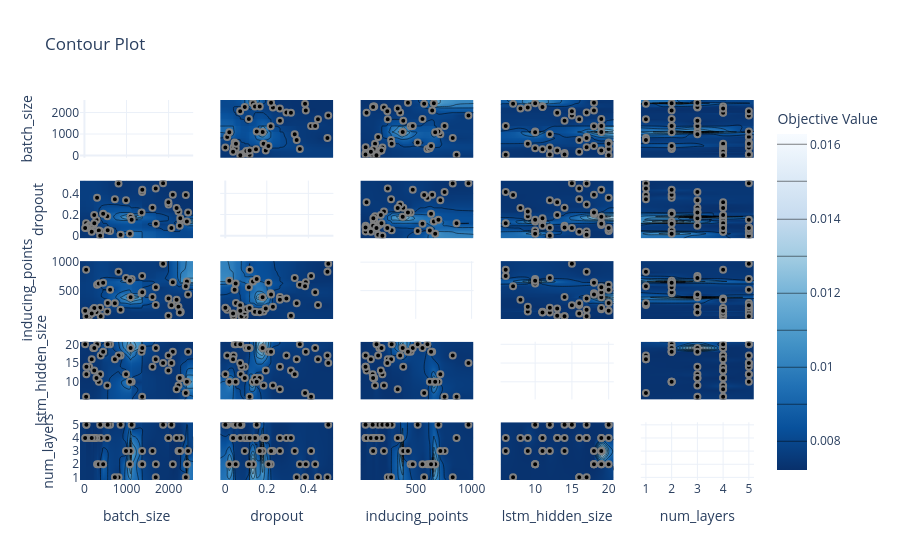

Write notebook code for a chart like this one.
### Code cell
contour_plot = optuna.visualization.plot_contour(hyper_study, params=['lstm_hidden_size', 'num_layers', 'dropout', 'inducing_points', 'batch_size'])
contour_plot.show()
